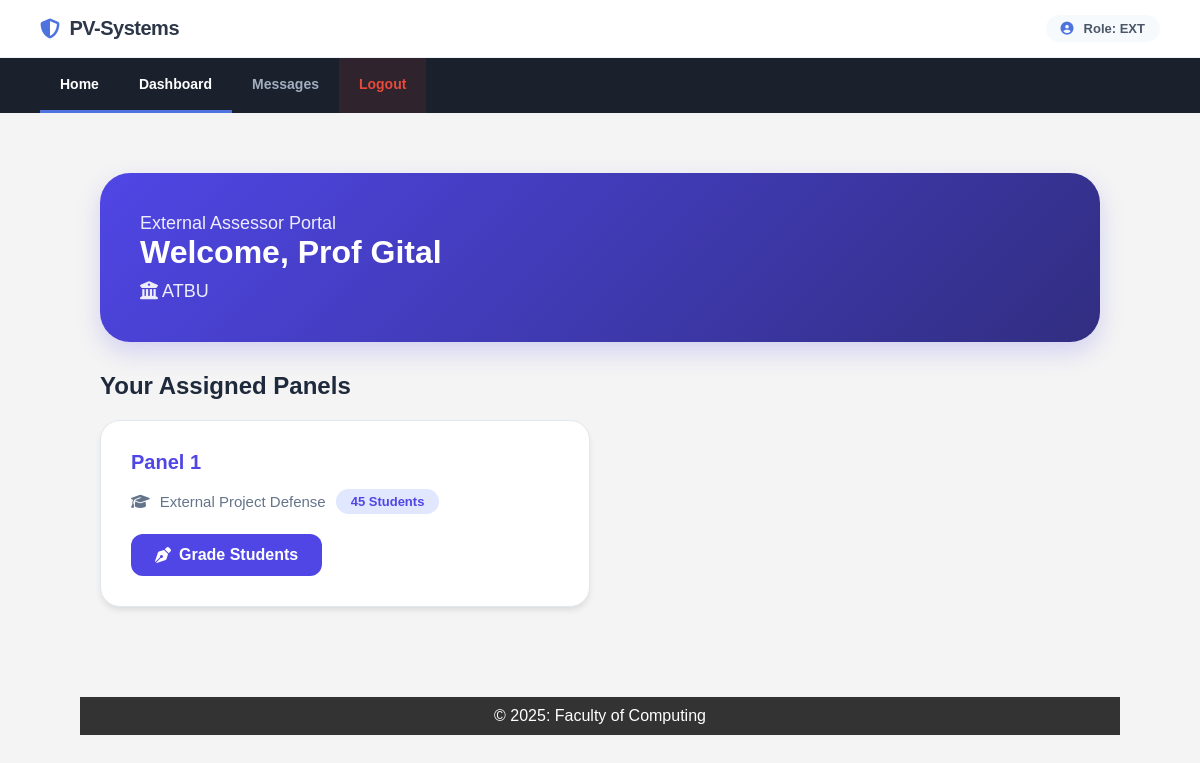
/external_examiner/index.php (signed in), run on the app's committed database.
### tables this page shows
CREATE TABLE `external_examiners` (
  `id` int(11) NOT NULL,
  `name` varchar(100) NOT NULL,
  `email` varchar(100) DEFAULT NULL,
  `phone` varchar(50) DEFAULT NULL,
  `affiliation` varchar(255) DEFAULT NULL,
  `department_id` int(11) NOT NULL,
  `created_at` timestamp NOT NULL DEFAULT current_timestamp()
);

CREATE TABLE `defense_panels` (
  `id` int(11) NOT NULL,
  `panel_name` varchar(100) NOT NULL,
  `panel_type` enum('proposal','internal','external') DEFAULT 'proposal',
  `department_id` int(11) NOT NULL,
  `max_students` int(11) DEFAULT 10,
  `created_at` timestamp NOT NULL DEFAULT current_timestamp()
);

### external_examiner/index.php (the view, shortened to what this page needs)
<?php
include_once __DIR__ . '/../includes/db.php';
$user_id = $_SESSION['user_id'];
$name = $_SESSION['name'];
$stmt = $conn->prepare("SELECT * FROM external_examiners WHERE id = ?");
$stmt->execute([$user_id]);
$examiner = $stmt->fetch(PDO::FETCH_ASSOC);
$stmt = $conn->prepare("
    SELECT dp.*,
    (SELECT COUNT(*) FROM student_panel_assignments WHERE panel_id = dp.id) as student_count
    FROM defense_panels dp
    JOIN panel_members pm ON dp.id = pm.panel_id
    WHERE pm.supervisor_id = ? AND dp.panel_type = 'external'
");
$stmt->execute([$user_id]);
$panels = $stmt->fetchAll(PDO::FETCH_ASSOC);
?>
<!DOCTYPE html>
<html lang="en">
<head>
    <link rel="stylesheet" href="https://cdnjs.cloudflare.com/ajax/libs/font-awesome/6.4.0/css/all.min.css">
</head>
<body>
    <?php include_once __DIR__ . '/../includes/header.php'; ?>
    <div class="dashboard-container">
        <div class="welcome-card">
            <p>External Assessor Portal</p>
            <h1>Welcome, <?= htmlspecialchars($examiner['name'] ?? $name) ?></h1>
            <p><i class="fas fa-university"></i> <?= htmlspecialchars($examiner['affiliation'] ?: 'Visiting Examiner') ?></p>
        </div>
        <section>
            <h2 style="margin-bottom: 20px;">Your Assigned Panels</h2>
            <?php if (empty($panels)): ?>
                <div style="background: white; padding: 60px; border-radius: 20px; text-align: center; color: var(--text-muted);">
                    <i class="fas fa-folder-open" style="font-size: 50px; margin-bottom: 20px; opacity: 0.3;"></i>
                    <p>No panels have been assigned to you yet. Please check back later.</p>
                </div>
            <?php else: ?>
                <div class="grid">
                    <?php foreach ($panels as $panel): ?>
                        <div class="panel-card">
                            <div class="panel-name"><?= htmlspecialchars($panel['panel_name']) ?></div>
                            <div class="panel-info">
                                <i class="fas fa-graduation-cap"></i> External Project Defense
                                <span class="stats-badge"><?= $panel['student_count'] ?> Students</span>
                            </div>
                            <a href="ext_score_students.php?panel_id=<?= $panel['id'] ?>" class="btn">
                                <i class="fas fa-pen-nib"></i> Grade Students
                            </a>
                        </div>
                    <?php endforeach; ?>
                </div>
            <?php endif; ?>
        </section>
    </div>
    <div style="height: 50px;"></div>
    <?php include_once __DIR__ . '/../includes/footer.php'; ?>
</body>
</html>

### assets/css/styles.css (style rules this page uses)
body { font-family: Arial, sans-serif; margin: 0; padding: 0; background-color: #f4f4f4; display: flex; flex-direction: column; min-height: 100vh; }

### external_examiner/index.php (style rules this page uses)
:root { --primary: #4f46e5; --secondary: #ec4899; --glass: rgba(255, 255, 255, 0.95); --text-main: #1e293b; --text-muted: #64748b; }
* { margin:0; padding:0; box-sizing: border-box; }
body { font-family: 'Outfit', sans-serif; background: #f1f5f9; color: var(--text-main); }
.dashboard-container { max-width: 1200px; margin: 40px auto; padding: 0 20px; }
.welcome-card { background: linear-gradient(135deg, var(--primary) 0%, #312e81 100%); color: white; padding: 40px; border-radius: 30px; margin-bottom: 30px; box-shadow: 0 10px 25px rgba(79, 70, 229, 0.2); }
.welcome-card h1 { font-size: 32px; margin-bottom: 10px; }
.welcome-card p { opacity: 0.9; font-size: 18px; }
.grid { display: grid; grid-template-columns: repeat(auto-fill, minmax(350px, 1fr)); gap: 20px; }
.panel-card { background: white; border-radius: 20px; padding: 30px; box-shadow: 0 4px 6px -1px rgba(0,0,0,0.1); border: 1px solid #e2e8f0; transition: transform 0.3s; }
.panel-name { font-size: 20px; font-weight: 700; color: var(--primary); margin-bottom: 15px; }
.panel-info { display: flex; align-items: center; gap: 10px; color: var(--text-muted); font-size: 15px; margin-bottom: 20px; }
.btn { display: inline-flex; align-items: center; gap: 8px; background: var(--primary); color: white; padding: 12px 24px; border-radius: 12px; text-decoration: none; font-weight: 600; transition: 0.3s; }
.stats-badge { background: #e0e7ff; color: var(--primary); padding: 5px 15px; border-radius: 50px; font-size: 13px; font-weight: 700; }

### data on the page
external_examiners: name "Prof Gital", affiliation "ATBU"
defense_panels: panel_name "Panel 1", student_count "45"

### other printed values
$_SESSION['role'] "EXT"
